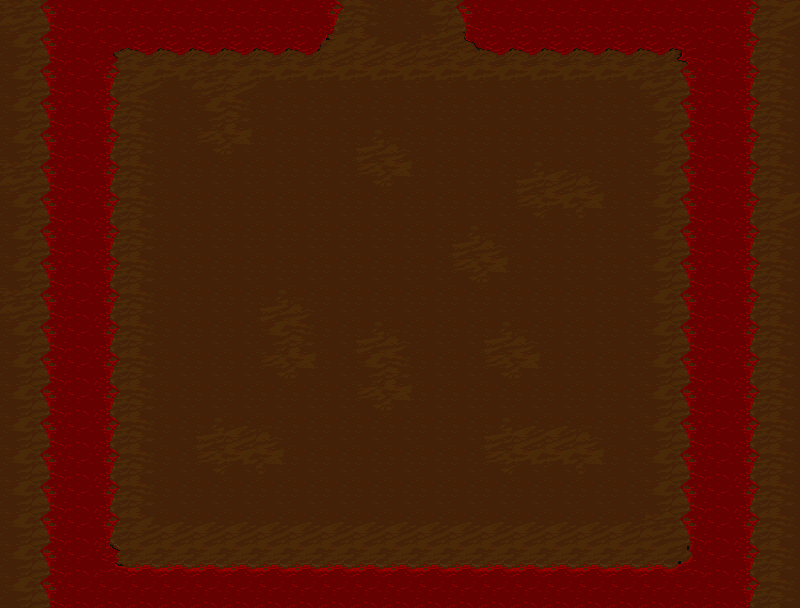

A level layout from a 2D game, rendered from its tile map. Below: a short description, then the map file with tile-grid data replaced by summaries:
An orthogonal 25x19 tile map with 32x32 px tiles, 2 tile layers (Ground, Lava), 4 hidden layers not drawn.

<map version="1.0" orientation="orthogonal" renderorder="right-down" width="25" height="19" tilewidth="32" tileheight="32" nextobjectid="1">
 <tileset firstgid="1" name="WASTE" tilewidth="32" tileheight="32" tilecount="244" columns="244">
  <image source="../terrain/eWASTE.BMP" width="7808" height="32" />
  <terraintypes>
   <terrain name="LavaDirt" tile="-1" />
   <terrain name="DirtGround" tile="-1" />
   <terrain name="DirtDarkdirt" tile="-1" />
  </terraintypes>
  <tile id="105" terrain="2,2,2,2" />
  <tile id="106" terrain="2,,," />
  <tile id="107" terrain=",2,," />
  <tile id="108" terrain="2,2,," />
  <tile id="109" terrain=",,2," />
  <tile id="110" terrain="2,,2," />
  <tile id="111" terrain=",2,2," />
  <tile id="112" terrain="2,2,2," />
  <tile id="113" terrain=",,,2" />
  <tile id="114" terrain="2,,,2" />
  <tile id="115" terrain=",2,,2" />
  <tile id="116" terrain="2,2,,2" />
  <tile id="117" terrain=",,2,2" />
  <tile id="118" terrain="2,,2,2" />
  <tile id="119" terrain=",2,2,2" />
  <tile id="165" terrain="1,1,1,1" />
  <tile id="166" terrain="1,,," />
  <tile id="167" terrain=",1,," />
  <tile id="168" terrain="1,1,," />
  <tile id="169" terrain=",,1," />
  <tile id="170" terrain="1,,1," />
  <tile id="171" terrain=",1,1," />
  <tile id="172" terrain="1,1,1," />
  <tile id="173" terrain=",,,1" />
  <tile id="174" terrain="1,,,1" />
  <tile id="175" terrain=",1,,1" />
  <tile id="176" terrain="1,1,,1" />
  <tile id="177" terrain=",,1,1" />
  <tile id="178" terrain="1,,1,1" />
  <tile id="179" terrain=",1,1,1" />
  <tile id="180" terrain="0,0,0,0" />
  <tile id="181" terrain="0,,," />
  <tile id="182" terrain=",0,," />
  <tile id="183" terrain="0,0,," />
  <tile id="184" terrain=",,0," />
  <tile id="185" terrain="0,,0," />
  <tile id="186" terrain=",0,0," />
  <tile id="187" terrain="0,0,0," />
  <tile id="188" terrain=",,,0" />
  <tile id="189" terrain="0,,,0" />
  <tile id="190" terrain=",0,,0" />
  <tile id="191" terrain="0,0,,0" />
  <tile id="192" terrain=",,0,0" />
  <tile id="193" terrain="0,,0,0" />
  <tile id="194" terrain=",0,0,0" />
 </tileset>
 <layer name="Dirt" width="25" height="19" visible="0">
  <data>[475 cells, 216 non-empty, 13 distinct tile ids]</data>
 </layer>
 <layer name="Lava" width="25" height="19" visible="0">
  <data>[475 cells, 399 non-empty, 14 distinct tile ids]</data>
 </layer>
 <layer name="Dirt" width="25" height="19" visible="0">
  <data>[475 cells, 328 non-empty, 23 distinct tile ids]</data>
 </layer>
 <layer name="Lava" width="25" height="19" visible="0">
  <data>[475 cells, 428 non-empty, 15 distinct tile ids]</data>
 </layer>
 <layer name="Ground" width="25" height="19">
  <data>[475 cells, 299 non-empty, 13 distinct tile ids]</data>
 </layer>
 <layer name="Lava" width="25" height="19">
  <data>[475 cells, 176 non-empty, 11 distinct tile ids]</data>
 </layer>
</map>
